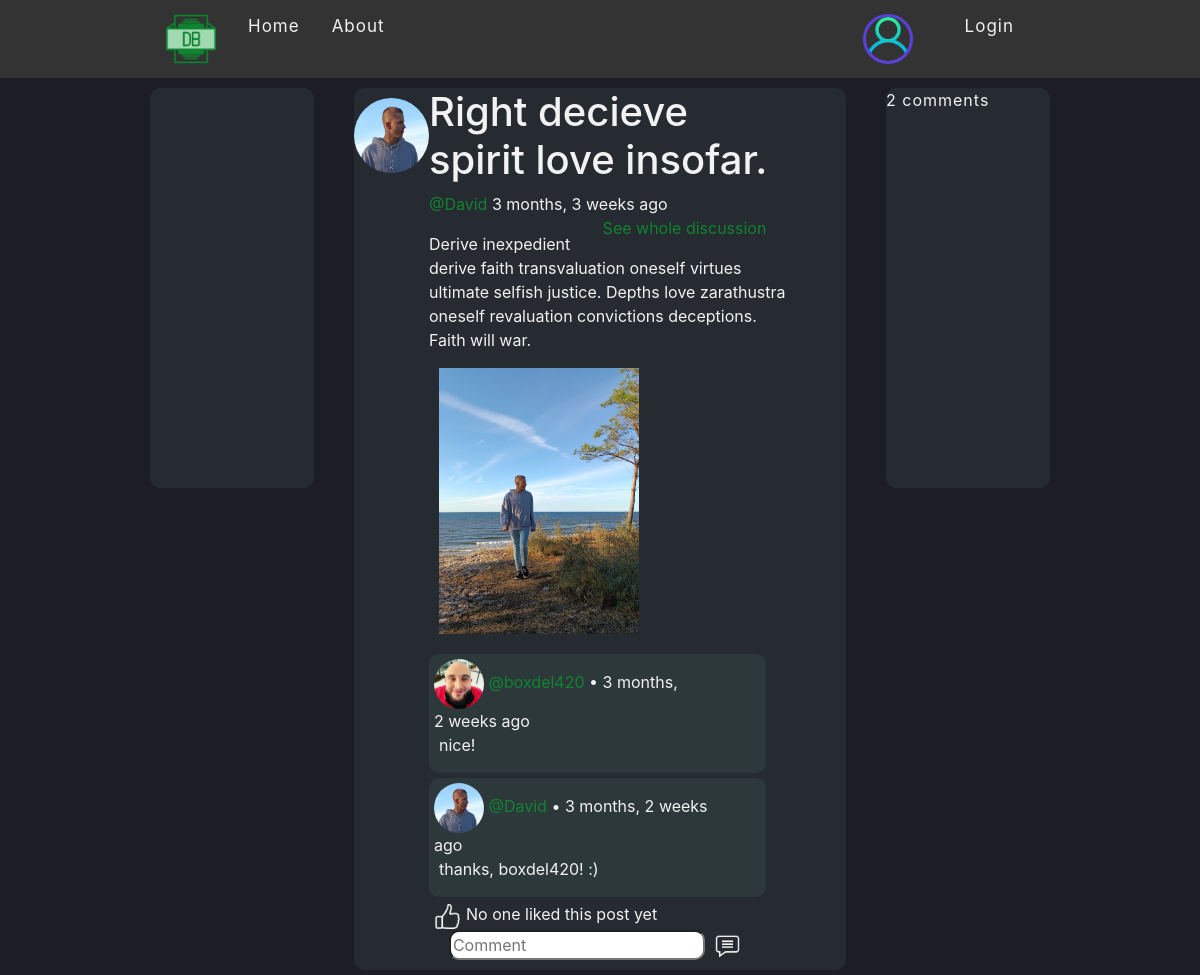
The page /post-details/20/ on the database as committed earlier.
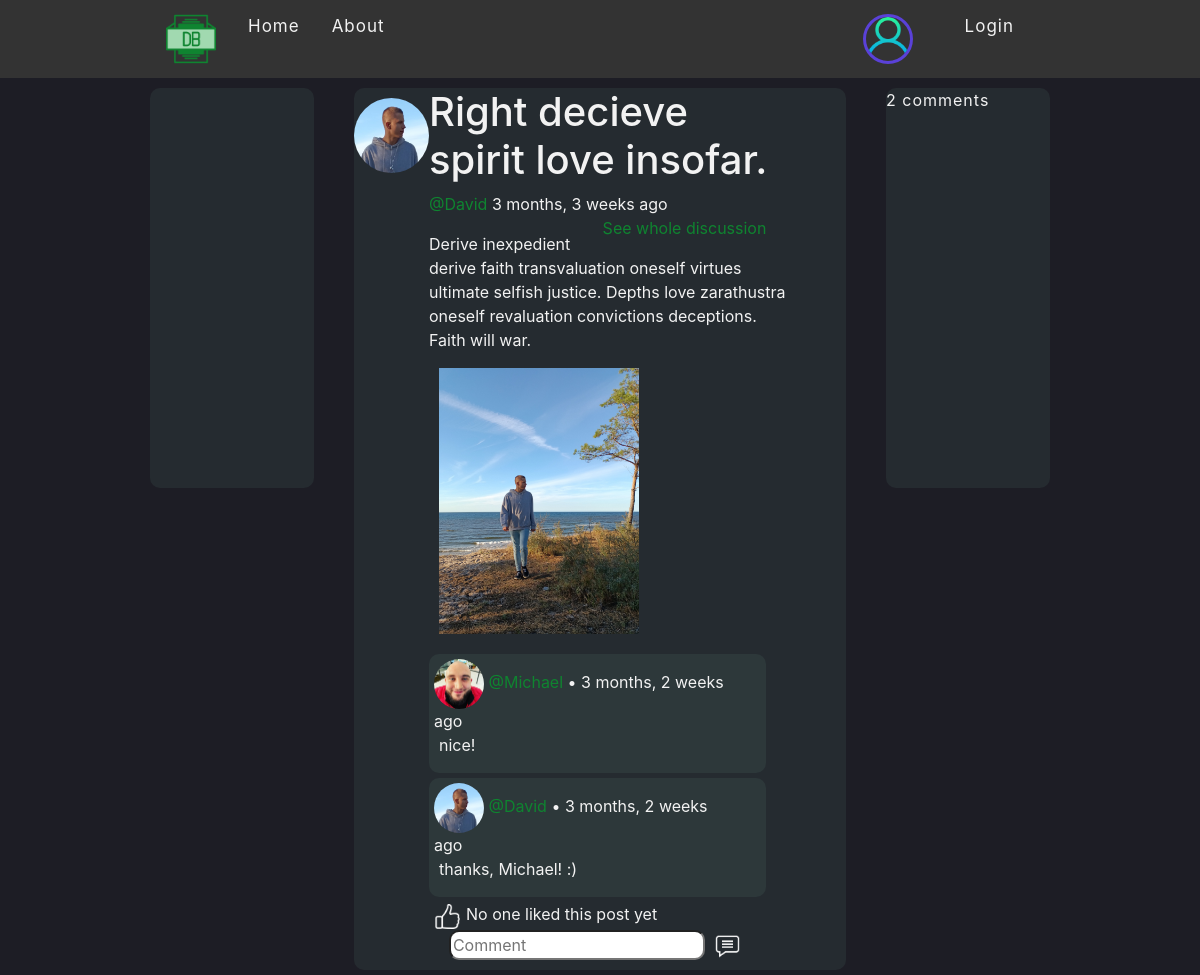
The same page on the database as committed later.
### DjangoBlogApp/models.py (models this page shows, shortened)
class Post(models.Model):
    name = models.CharField(max_length=48, blank=True, null=True)
    content = models.TextField(max_length=512)
    likes = models.ManyToManyField(User, blank=True, related_name="blog_posts")
    img = models.ImageField(null=True, blank=True, upload_to = "images/")
    host = models.ForeignKey(User, on_delete=models.CASCADE, blank=True, null=True)
    published = models.DateTimeField(auto_now_add=True)
    class Meta():
        ordering = ['-published']

class Profile(models.Model):
    user = models.OneToOneField(User, on_delete=models.CASCADE, blank=True, null=True)
    biogram = models.TextField(max_length=512)
    avatar = models.ImageField(null=True, blank=True, default='default.png')
    followers = models.ManyToManyField(User, blank=True, related_name="followers")
    following = models.ManyToManyField(User, blank=True, related_name="following")

class Comment(models.Model):
    author = models.ForeignKey(User, on_delete=models.CASCADE, blank=True, null=True)
    post = models.ForeignKey(Post, related_name="comments", on_delete=models.CASCADE, blank=True, null=True)
    content = models.TextField(max_length=128, blank=True, null=True)
    published = models.DateTimeField(auto_now_add=True)
    class Meta():
        ordering = ['published']

### DjangoBlogApp/views.py (the view, shortened to what this page needs)
# urls.py: path('post-details/<str:pk>/', views.post_details, name="post-details"),
def post_details(request, pk):
    post = Post.objects.get(id=pk)
    context = {'post': post}
    return render(request, 'DjangoBlogApp/post_details.html', context)

### DjangoBlogApp/templates/DjangoBlogApp/post_details.html (shortened to what this page needs)
{% include 'DjangoBlogApp/main.html' %}
{% load static %}
{% block content %}
    <div class="home-container">
        <div class="sidebar-container"></div>
        <div class="post-container">
            <div class="avatar-container">
                <img src="{{post.host.profile.avatar.url}}" class="rounded-circle" style="width: 75px; height: 75px;"/>
            </div>
            <div class="content-container">
                <h1>{{post.name}}</h1>
                <p>
                    <a href="{% url 'profile' post.host.id %}">@{{post.host}}</a>  {{post.published|timesince}} ago
                    <a class="on-right" href="{% url 'post-details' post.id%}">See whole discussion</a>
                </p>
                {{post.content|slice:":200"|linebreaks}}
                {% if post.img %}
                <div class="multimedia-container">
                    <img style="max-width: 400px; max-height: 266px;" src="{{post.img.url}}"/>
                </div>
                {% endif %}
                <div class="comments-container">
                {% for comment in post.comments.all %}
                    <div class="comment-container">
                        <div class="comment-container-left">
                            <div class="comment-user-container">
                                <img src="{{comment.author.profile.avatar.url}}" class="rounded-circle" style="width: 50px; height: 50px;"/>
                                <a href="{% url 'profile' comment.author.id %}">@{{comment.author}}</a> • {{comment.published|timesince}} ago
                            </div>
                            <div class="comment-content-container">
                                {{comment.content|linebreaks}}
                            </div>
                        </div>
                    </div>
                {% endfor %}
                    <div class="like-comment-save-container">
                        <div class="on-left">
                            {% if request.user in post.likes.all %}
                            <form method="POST">
                                {% csrf_token %}
                                <input type="hidden" name="unlike" value="unlike">
                                    <button class="comment-button" type="submit" name="post_id" value="{{post.id}}" >
                                        <img src="images/unlike.png" style="width: 25px; height: 25px;"/>
                                    </button>
                            </form>
                            {% else %}
                                <form method="POST">
                                        <button class="comment-button" type="submit" name="post_id" value="{{post.id}}" >
                                            <img src="{% static 'images/like.png' %}" style="width: 25px; height: 25px;"/>
                                        </button>
                                </form>
                            {% endif %}
                            {% if post.likes.count == 0 %}
                                No one liked this post yet
                            {% elif post.likes.count == 1 %}
                                {% if request.user in post.likes.all %}
                                    1 like (You)
                                {% else %}
                                    {{post.likes.count}} like
                                {% endif %}
                            {% else %}
                                {{post.likes.count}} likes
                            {% endif %}
                        </div>
                        <div class="on-right">
                            <form method="POST">
                                <input type="text" class="comment-input" name="comment_content" placeholder="Comment">
                                    <button class="comment-button" type="submit" name="post_id" value="{{post.id}}" >
                                        <img src="{% static 'images/comment.png' %}" style="width: 25px; height: 25px;"/>
                                    </button>
                            </form>
                        </div>
                    </div>
                </div>
            </div>
            <div class="edit-delete-container">
            </div>
        </div>
        <div class="sidebar-container">
            {{post.comments.count}} comments
        </div>
{% endblock content %}

### DjangoBlogApp/templates/DjangoBlogApp/main.html (shortened to what this page needs)
{% load static %}
<!DOCTYPE html>
<html lang="en">
  <head>
    <link rel="stylesheet" href="{% static '/css/main.css' %}" type="text/css">
    <link rel="stylesheet" href="https://cdn.jsdelivr.net/npm/bootstrap@4.3.1/dist/css/bootstrap.min.css">
  </head>
    {% include 'DjangoBlogApp/navbar.html' %}
    {% block content %}
    <body class="global">
    </body>
    {% endblock content %}
</html>

### DjangoBlogApp/templates/DjangoBlogApp/navbar.html
{% load static %}
  <div class="top-navbar">
    <a href="{% url 'home' %}"><img src="{% static 'images/logo.png' %}" style="width: 50px; height: 50px"/></a>
    <a href="{% url 'home' %}">Home</a>
    <a href="{% url 'about' %}">About</a>
    {% if user.is_authenticated %}
    logged in as {{request.user.username}}
    <a href="{% url 'logout' %}" class="on-right">Logout</a>
    <a href="{% url 'profile' request.user.id %}" class="on-right">
      <img src="{{request.user.profile.avatar.url}}" class="rounded-circle" style="width: 50px; height: 50px;  border: solid; border-color: rgb(90, 65, 216);""/>
    </a>
    {% else %}
    <a href="{% url 'login' %}" class="on-right">Login</a>
    <a class="on-right"><img src="images/default.png" class="rounded-circle" style="width: 50px; height: 50px;  border: solid; border-color: rgb(90, 65, 216);""/></a>
    {% endif %}
  </div>

### static/css/main.css (style rules this page uses)
.global { background-color: #1D1D25; color: #f2f2f2; }
.global a { color: #0f8430; text-decoration: none; }
.home-container { margin-left: 150px; margin-right: 150px; margin-top: 5px; display: grid; grid-template-columns: 3fr 9fr 3fr; column-gap: 40px; }
.post-container { display: grid; grid-template-columns: 1fr 6fr 1fr; text-align: left; border-radius: 10px; margin-top: 5px; padding-bottom: 10px; margin-bottom: 5px; background: #252B30; min-width: 100%; }
.edit-delete-container { margin-top: 15px; display: flex; flex-direction: column; flex-wrap: wrap; justify-content: space-between; text-align: center; margin-right: 20px; margin-bottom: 15px; }
.avatar-container { margin-top: 10px; text-align: center; }
.comments-container { margin-right: 20px; }
.comment-container { display: grid; grid-template-columns: 7fr 1fr; text-align: left; border-radius: 10px; margin-top: 5px; margin-bottom: 5px; background-color: #2D383A; }
.comment-user-container { margin-top: 5px; margin-left: 5px; }
.comment-content-container { margin-left: 10px; }
.content-container a.on-right { float: right; }
.sidebar-container { letter-spacing: 1px; display: grid; row-gap: 200px; text-align: left; max-height: 400px; border-radius: 10px; margin-top: 5px; margin-bottom: 5px; background: #252B30; }
.top-navbar { position: -webkit-sticky; position: sticky; top: 0; text-align: center; letter-spacing: 1px; padding-left: 150px; padding-right: 150px; background: #333; overflow: hidden; }
.multimedia-container { margin-left: 10px; margin-bottom: 20px; }
.top-navbar a { float: left; color: #f2f2f2; text-align: center; padding: 14px 16px; text-decoration: none; font-size: 17px; }
.top-navbar a.on-right { float: right; }
.on-left { display: flex; text-align: center; flex-direction: row; float: left; }
.on-right { float: right; margin-right: 20px; }
.comment-input { border-radius: 10px; }
.comment-button { background-color: transparent; background-repeat: no-repeat; border: none; cursor: pointer; overflow: hidden; outline: none; }

Rows that differ between the two databases and show on the page:
changed through a linked row, Comment "nice!": author "boxdel420" → "Michael"
changed Comment "David": content "thanks, boxdel420! :)" → "thanks, Michael! :)"
